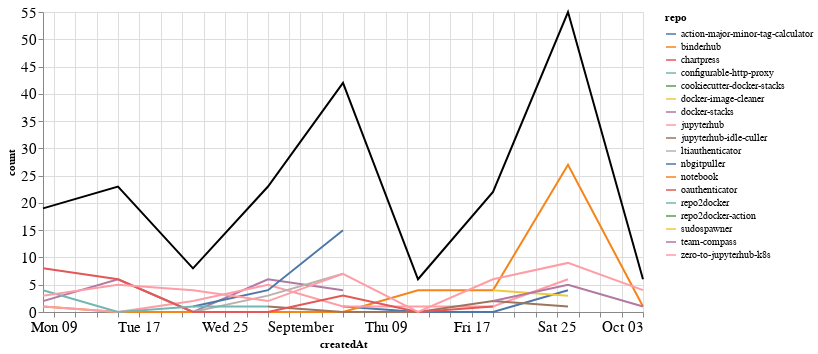

The code cell stored with this chart in its notebook:
### Markdown cell above
### Comments

### Code cell
comments_time = comments.groupby('repo').resample('W', on='createdAt').count()['author'].reset_index()
comments_time = comments_time.rename(columns={'author': 'count'})
comments_time_total = comments_time.groupby('createdAt').agg({"count": "sum"}).reset_index()
ch1 = alt.Chart(comments_time, width=600).mark_line().encode(
    x='createdAt',
    y='count',
    color='repo',
    tooltip="repo"
)

ch2 = alt.Chart(comments_time_total, width=600).mark_line(color="black").encode(
    x='createdAt',
    y='count',
)

ch1 + ch2

### Figure 1 — Vega-Lite specification as saved in the notebook (floating-point values rounded to 4 significant figures)
{"config": {"axisLeft": {"labelFontSize": 15}, "axisBottom": {"labelFontSize": 15}}, "layer": [{"data": {"name": "data-dbac92dd4ac18009aeee9f7c2219b258"}, "mark": "line", "encoding": {"color": {"type": "nominal", "field": "repo"}, "tooltip": {"type": "nominal", "field": "repo"}, "x": {"type": "temporal", "field": "createdAt"}, "y": {"type": "quantitative", "field": "count"}}, "width": 600}, {"data": {"name": "data-94b2c3c7043b737376e76311d8ee6501"}, "mark": {"type": "line", "color": "black"}, "encoding": {"x": {"type": "temporal", "field": "createdAt"}, "y": {"type": "quantitative", "field": "count"}}, "width": 600}], "$schema": "https://vega.github.io/schema/vega-lite/v4.8.1.json", "datasets": {"data-dbac92dd4ac18009aeee9f7c2219b258": [{"repo": "action-major-minor-tag-calculator", "createdAt": "2021-09-05T00:00:00", "count": 1}, {"repo": "action-major-minor-tag-calculator", "createdAt": "2021-09-12T00:00:00", "count": 0}, {"repo": "action-major-minor-tag-calculator", "createdAt": "2021-09-19T00:00:00", "count": 0}, {"repo": "action-major-minor-tag-calculator", "createdAt": "2021-09-26T00:00:00", "count": 4}, {"repo": "binderhub", "createdAt": "2021-08-08T00:00:00", "count": 1}, {"repo": "binderhub", "createdAt": "2021-08-15T00:00:00", "count": 0}, {"repo": "binderhub", "createdAt": "2021-08-22T00:00:00", "count": 0}, {"repo": "binderhub", "createdAt": "2021-08-29T00:00:00", "count": 0}, {"repo": "binderhub", "createdAt": "2021-09-05T00:00:00", "count": 0}, {"repo": "binderhub", "createdAt": "2021-09-12T00:00:00", "count": 4}, {"repo": "binderhub", "createdAt": "2021-09-19T00:00:00", "count": 4}, {"repo": "binderhub", "createdAt": "2021-09-26T00:00:00", "count": 27}, {"repo": "binderhub", "createdAt": "2021-10-03T00:00:00", "count": 1}, {"repo": "chartpress", "createdAt": "2021-09-05T00:00:00", "count": 2}, {"repo": "configurable-http-proxy", "createdAt": "2021-09-19T00:00:00", "count": 2}, {"repo": "cookiecutter-docker-stacks", "createdAt": "2021-09-05T00:00:00", "count": 1}, {"repo": "docker-image-cleaner", "createdAt": "2021-09-19T00:00:00", "count": 4}, {"repo": "docker-image-cleaner", "createdAt": "2021-09-26T00:00:00", "count": 3}, {"repo": "docker-stacks", "createdAt": "2021-08-08T00:00:00", "count": 2}, {"repo": "docker-stacks", "createdAt": "2021-08-15T00:00:00", "count": 6}, {"repo": "docker-stacks", "createdAt": "2021-08-22T00:00:00", "count": 0}, {"repo": "docker-stacks", "createdAt": "2021-08-29T00:00:00", "count": 6}, {"repo": "docker-stacks", "createdAt": "2021-09-05T00:00:00", "count": 4}, {"repo": "jupyterhub", "createdAt": "2021-08-08T00:00:00", "count": 1}, {"repo": "jupyterhub", "createdAt": "2021-08-15T00:00:00", "count": 0}, {"repo": "jupyterhub", "createdAt": "2021-08-22T00:00:00", "count": 2}, {"repo": "jupyterhub", "createdAt": "2021-08-29T00:00:00", "count": 5}, {"repo": "jupyterhub", "createdAt": "2021-09-05T00:00:00", "count": 1}, {"repo": "jupyterhub", "createdAt": "2021-09-12T00:00:00", "count": 1}, {"repo": "jupyterhub", "createdAt": "2021-09-19T00:00:00", "count": 1}, {"repo": "jupyterhub", "createdAt": "2021-09-26T00:00:00", "count": 6}, {"repo": "jupyterhub-idle-culler", "createdAt": "2021-08-29T00:00:00", "count": 1}, {"repo": "jupyterhub-idle-culler", "createdAt": "2021-09-05T00:00:00", "count": 0}, {"repo": "jupyterhub-idle-culler", "createdAt": "2021-09-12T00:00:00", "count": 0}, {"repo": "jupyterhub-idle-culler", "createdAt": "2021-09-19T00:00:00", "count": 2}, {"repo": "jupyterhub-idle-culler", "createdAt": "2021-09-26T00:00:00", "count": 1}, {"repo": "ltiauthenticator", "createdAt": "2021-08-15T00:00:00", "count": 6}, {"repo": "ltiauthenticator", "createdAt": "2021-08-22T00:00:00", "count": 0}, {"repo": "ltiauthenticator", "createdAt": "2021-08-29T00:00:00", "count": 3}, {"repo": "ltiauthenticator", "createdAt": "2021-09-05T00:00:00", "count": 7}, {"repo": "nbgitpuller", "createdAt": "2021-08-22T00:00:00", "count": 1}, {"repo": "nbgitpuller", "createdAt": "2021-08-29T00:00:00", "count": 4}, {"repo": "nbgitpuller", "createdAt": "2021-09-05T00:00:00", "count": 15}, {"repo": "notebook", "createdAt": "2021-08-29T00:00:00", "count": 1}, {"repo": "oauthenticator", "createdAt": "2021-08-08T00:00:00", "count": 8}, {"repo": "oauthenticator", "createdAt": "2021-08-15T00:00:00", "count": 6}, {"repo": "oauthenticator", "createdAt": "2021-08-22T00:00:00", "count": 0}, {"repo": "oauthenticator", "createdAt": "2021-08-29T00:00:00", "count": 0}, {"repo": "oauthenticator", "createdAt": "2021-09-05T00:00:00", "count": 3}, {"repo": "oauthenticator", "createdAt": "2021-09-12T00:00:00", "count": 0}, {"repo": "oauthenticator", "createdAt": "2021-09-19T00:00:00", "count": 1}, {"repo": "repo2docker", "createdAt": "2021-08-08T00:00:00", "count": 4}, {"repo": "repo2docker", "createdAt": "2021-08-15T00:00:00", "count": 0}, {"repo": "repo2docker", "createdAt": "2021-08-22T00:00:00", "count": 1}, {"repo": "repo2docker", "createdAt": "2021-08-29T00:00:00", "count": 1}, {"repo": "repo2docker-action", "createdAt": "2021-09-05T00:00:00", "count": 1}, {"repo": "sudospawner", "createdAt": "2021-09-12T00:00:00", "count": 1}, {"repo": "team-compass", "createdAt": "2021-09-19T00:00:00", "count": 2}, {"repo": "team-compass", "createdAt": "2021-09-26T00:00:00", "count": 5}, {"repo": "team-compass", "createdAt": "2021-10-03T00:00:00", "count": 1}, {"repo": "zero-to-jupyterhub-k8s", "createdAt": "2021-08-08T00:00:00", "count": 3}, {"repo": "zero-to-jupyterhub-k8s", "createdAt": "2021-08-15T00:00:00", "count": 5}, {"repo": "zero-to-jupyterhub-k8s", "createdAt": "2021-08-22T00:00:00", "count": 4}, {"repo": "zero-to-jupyterhub-k8s", "createdAt": "2021-08-29T00:00:00", "count": 2}, {"repo": "zero-to-jupyterhub-k8s", "createdAt": "2021-09-05T00:00:00", "count": 7}, {"repo": "zero-to-jupyterhub-k8s", "createdAt": "2021-09-12T00:00:00", "count": 0}, {"repo": "zero-to-jupyterhub-k8s", "createdAt": "2021-09-19T00:00:00", "count": 6}, {"repo": "zero-to-jupyterhub-k8s", "createdAt": "2021-09-26T00:00:00", "count": 9}, {"repo": "zero-to-jupyterhub-k8s", "createdAt": "2021-10-03T00:00:00", "count": 4}], "data-94b2c3c7043b737376e76311d8ee6501": [{"createdAt": "2021-08-08T00:00:00", "count": 19}, {"createdAt": "2021-08-15T00:00:00", "count": 23}, {"createdAt": "2021-08-22T00:00:00", "count": 8}, {"createdAt": "2021-08-29T00:00:00", "count": 23}, {"createdAt": "2021-09-05T00:00:00", "count": 42}, {"createdAt": "2021-09-12T00:00:00", "count": 6}, {"createdAt": "2021-09-19T00:00:00", "count": 22}, {"createdAt": "2021-09-26T00:00:00", "count": 55}, {"createdAt": "2021-10-03T00:00:00", "count": 6}]}}
